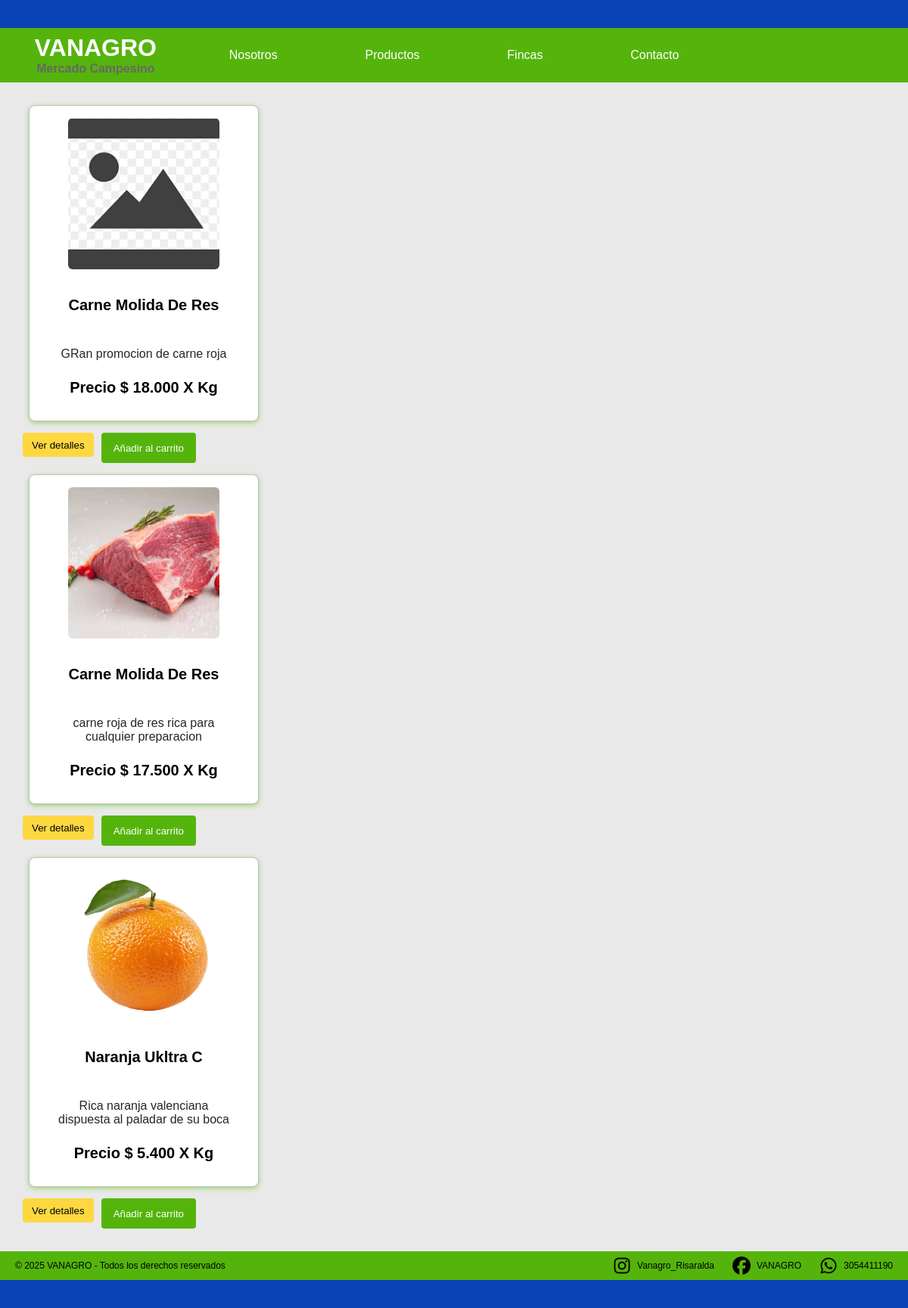
The page /Productos on the database its author committed.
### Producto/models.py (models this page shows, shortened)
class Producto(models.Model):
    UNIDAD_MEDIDA = [('Kg', 'Kilogramos'), ('Lt', 'Litros'), ('Lb', 'Libras'),('N/A', 'Sin medida'),('Und', 'Unidad'),]
    CATEGORIA = [('Frutas', 'Frutas'), ('Verduras', 'Verduras'), ('Granos', 'Granos'), ('Lácteos', 'Lácteos'), ('Carnes', 'Carnes'), ('Otros', 'Otros')]
    ESTADOS = [('borrador', 'Borrador'), ('publicado', 'Publicado')]
    productor = models.ForeignKey(CreacionProductor, on_delete=models.CASCADE, related_name='productor')
    nombre_producto = models.CharField('Nombre Producto',max_length=200)
    unidad_medida = models.CharField('Unidad de medida', max_length=50, choices=UNIDAD_MEDIDA, default='N/A')
    categoria = models.CharField('Categoría', max_length=20, choices=CATEGORIA, default='Otros')
    caducidad = models.BooleanField('¿El producto tiene fecha de caducidad?', default=False)
    fecha_elaboracion = models.DateField('Fecha de elaboración', blank=True, null=True)
    fecha_vencimiento = models.DateField('Fecha de vencimiento', blank=True, null=True)
    descripcion = models.TextField('descripción del producto', blank=True, null=True)
    precio = models.DecimalField('Precio Producto',max_digits=10, decimal_places=2, validators=[MinValueValidator(Decimal('0.00'))])
    imagen_producto = models.ImageField('Foto Producto',upload_to='productos/', blank=True, null=True)
    stock = models.PositiveIntegerField('Cantidad', default=0)
    estado_producto = models.CharField('Estado del producto', max_length=20, choices=ESTADOS, default='borrador')
    activo = models.BooleanField('Habilitado', default=True)
    fecha_creacion = models.DateTimeField('Fecha de creación', auto_now_add=True)

### Producto/views.py (the view)
def lista_productos(request):
    productos = Producto.objects.filter(
        estado_producto='publicado',
        activo=True,
        stock__gt=0
        ).select_related('productor', 'productor__user')
    print("Productos encontrados:", productos.count())
    return render(request, 'productos/lista_productos.html', {
        'productos': productos
    })

### templates/productos/lista_productos.html (shortened to what this page needs)
{% extends "productos/productos.html" %}
{% load static %}
{% block navbar %}
{% if user.is_authenticated %}
    {% include 'components/navbar-profile.html' %}
{% else %}
     {% include 'components/navbar_vanagro.html' %}
{% endif %}
{% endblock navbar %}
{% block producto %}
<div class="product-list">
    <div class="product-list__grid">
        {% for producto in productos %}
            {% include 'components/card-producto.html' %}
            <div class="buttons_cards">
                <a href="{% url 'detalle_producto' producto.id %}">
                    <button class="buttons__action--secondary">Ver detalles</button>
                </a>
                {% if user.is_authenticated %}
                    <button type="button" class="buttons__action--primary">Añadir al carrito</button>
                {% else %}
                    <a href="{% url 'inicio_vista' %}?next={{ request.path }}">
                        <button type="button" class="buttons__action--primary">Añadir al carrito</button>
                    </a>
                {% endif %}
            </div>
        {% empty %}
            <p>No hay productos disponibles.</p>
        {% endfor %}
    </div>
</div>
{% endblock producto %}

### templates/productos/productos.html (shortened to what this page needs)
<!doctype html>
<html lang="en">
  <head>
    {% load static %}
      <link rel="stylesheet" href="{% static 'css/main.css' %}" />
      <link rel="stylesheet" href="https://cdnjs.cloudflare.com/ajax/libs/font-awesome/6.5.0/css/all.min.css"/>
      <link rel="stylesheet" href="https://unpkg.com/leaflet/dist/leaflet.css" />
  </head>
  <body>
    {% block navbar %}{% endblock navbar %}
    {% block producto %}{% endblock producto %}
    {% include 'components/footer_vanagro.html' %}
  </body>
</html>

### templates/components/navbar_vanagro.html (shortened to what this page needs)
{% load static %}
<div class="logo_gov">
</div>
<header class="header-vanagro">
    <div class="navbar-vanagro__container">
        <h1 class="navbar-vanagro__title">VANAGRO
            <span class="navbar-vanagro__subtitle">Mercado Campesino</span>
        </h1>
        <nav class="navbar-vanagro">
            <ul class="navbar-vanagro__list">
                <li class="navbar-vanagro__item">
                    <a href="{% url 'inicio' %}" class="navbar-vanagro__link">Nosotros</a>
                </li>
                <li class="navbar-vanagro__item">
                    <a href="{% url 'lista_productos' %}" class="navbar-vanagro__link" >Productos</a>
                </li>
                <li class="navbar-vanagro__item">
                    <a href="" class="navbar-vanagro__link">Fincas</a>
                </li>
                <li class="navbar-vanagro__item">
                    <a href="{% url 'contactenos'%}" class="navbar-vanagro__link">Contacto</a>
                </li>
            </ul>
        </nav>
        <div class="navbar-vanagro__icons">
        </div>
    </div>
</header>

### templates/components/card-producto.html (shortened to what this page needs)
{% load humanize %}
{% load static %}
<div class="card-product">
    {% if producto.imagen_producto %}
        <img class="card-product__image" src="{{ producto.imagen_producto.url }}" alt="Foto de fica"/>
    {% else %}
        <img class="card-product__image" src="{% static 'img/products/sin_foto_2.png' %}" alt="Foto de finca"/>
    {% endif %}
    <div class="card-product__info">
        <h3 class="card-product__title">{{ producto.nombre_producto }}</h3>
        <p class="card-product__description">{{ producto.descripcion }}</p>
        <strong class="card-product__price">Precio $ {{ producto.precio|floatformat:0|intcomma }} X {{ producto.unidad_medida }}</strong>
    </div>
</div>

### templates/components/footer_vanagro.html
<footer class="footer-vanagro">
  <div class="footer-vanagro__content">
    <div class="footer-vanagro__text">
      <p class="footer-vanagro__parafo">© 2025 VANAGRO - Todos los derechos reservados</p>
    </div>
    <div class="footer-vanagro__social">
      <a href="https://www.instagram.com/" target="_blank" class="footer-vanagro__icon">
        <i class="fab fa-instagram"></i>
        <span>Vanagro_Risaralda</span>
      </a>
      <a href="https://www.facebook.com/" target="_blank" class="footer-vanagro__icon">
        <i class="fab fa-facebook"></i>
        <span>VANAGRO</span>
      </a>
      <a href="https://wa.me/573054411190" target="_blank" class="footer-vanagro__icon">
        <i class="fab fa-whatsapp"></i>
        <span>3054411190</span>
      </a>
    </div>
  </div>
  <div class="footer-vanagro__gov"></div>
</footer>

### static/css/variables.css (style rules this page uses)
:root { --primary-950: #4DB100; --primary-900: #55B40C; --primary-800: #67BC26; --primary-700: #79C43F; --primary-600: #8BCC59; --primary-500: #9DD472; --primary-400: #AEDB8C; --primary-300: #C0E3A5; --primary-200: #D2EBBF; --primary-100: #EAF3D8; --primary-50: #F6FBF2; --secundary-950:#FED638; --secundary-900:#FED841; --secundary-800:#FEDC55; --secundary-700:#FEE069; --secundary-600:#FEE47D; --secundary-500:#FEE891; --secundary-400:#FEECA5; --secundary-300:#FEF0B9; --secundary-200:#FEF4CD; --secundary-100:#FEF8E1; --secundary-50:#FEFCF5; --terciary-950: #2a1917; --terciary-900: #472f2a; --terciary-800: #5b3a35; --terciary-700: #734a42; --terciary-600: #8d5e52; --terciary-500: #a97667; --terciary-400: #c59783; --terciary-300: #dcb8a4; --terciary-200: #ecd6c9; --terciary-100: #f8eee9; --terciary-50: #fdf8f6; --white: #fff; --black: #000; --gray-950: #101010; --gray-900: #262626; --gray-800: #3B3B3B; --gray-700: #515151; --gray-600: #676767; --gray-500: #7D7D7D; --gray-400: #929292; --gray-300: #A8A8A8; --gray-200: #BEBEBE; --gray-100: #D4D4D4; --gray-50: #E9E9E9; --main-font: Helvetica, Arial, sans-serif; --fs-xxxxl: 8.0rem; --fs-xxxl: 6.4rem; --fs-xxl: 4.8rem; --fs-xl: 4.0rem; --fs-lg: 3.2rem; --fs-md: 2.4rem; --fs-sm: 2.0rem; --fs-xs: 1.6rem; --fs-xxs: 1.4rem; --fs-xxxs: 1.2rem; --pd-xs: 4px; --pd-sm: 8px; --pd-md: 16px; --pd-lg: 24px; --pd-xl: 32px; --pd-xxl: 40px; --spacing-4: 0.4rem; --spacing-8: 0.8rem; --spacing-12: 1.2rem; --spacing-16: 1.6rem; --spacing-24: 2.4rem; --spacing-32: 3.2rem; --spacing-40: 4.0rem; --spacing-48: 4.8rem; --radius-sm: 0.4rem; --radius-md: 0.8rem; --radius-lg: 1.6rem; --radius-pill: 50rem; --filter-gray-800-rgb: 59, 59, 59; --filter-gray-900-rgb: 38, 38, 38; --scream-A: 640px; --scream-B: 768px; --scream-C: 1024px; --scream-D: 1280px; --scream-E: 1536px; }

### static/css/layout.css (style rules this page uses)
html, body { height: 100%; margin: 0; }
html { margin: 0; box-sizing: border-box; font-size: 62.5%; }
*, *:before, *:after { box-sizing: inherit; }
body { font-family: var(--main-font); color: var(--black); margin: 0; padding: 0; display: grid; min-height: 100vh; grid-template-rows: auto 1fr auto ; }

### static/css/components/navbar-vanagro.css (style rules this page uses)
.header-vanagro { position: static; top: 0; width: 100%; z-index: 10; background-color: var(--primary-900); padding: 8px; }
.logo_gov { vertical-align: top; position: relative; display: flex; width: 100%; height: 37px; background-color: #0a43b6; align-items: center; justify-content: flex-start; padding-left: 20px; }
.navbar-vanagro__title { margin: 0; font-size: var(--fs-lg); text-align: center; display: flex; flex-direction: column; color: var(--white); }
.navbar-vanagro__subtitle { font-size: var(--fs-xs); color: var(--gray-600); }
.navbar-vanagro { display: flex; flex-direction: column; margin: 0 auto; width: 100%; }
.navbar-vanagro__list { display: flex; flex-direction: column; align-items: center; gap: 0; width: 100%; list-style: none; padding: 0; }
.navbar-vanagro__link { display: block; position: relative; text-align: center; padding: 8px; text-decoration: none; color: var(--white); font-size: var(--fs-xs); transition: transform 0.3s ease-in-out, color 0.3s ease; }
@media (width > 768px) { .navbar-vanagro { justify-content: center; align-items: center; } }
@media (width > 768px) { .navbar-vanagro__container { display: grid; grid-template-columns: repeat(3, 20% 60% 20%); } }
@media (width > 768px) { .navbar-vanagro__icons { display: flex; height: 56px; justify-content: space-around; align-items: center; } }
@media (width > 768px) { .navbar-vanagro__list { flex-direction: row; justify-content: space-around; margin: 0 16px; } }

### static/css/components/card-product.css (style rules this page uses)
.card-product__info { display: flex; flex-direction: column; text-align: center; gap: 8px; padding: 16px; }
.card-product { width: 95%; max-width: 320px; margin: 0 auto; display: flex; flex-direction: column; align-items: center; background-color: var(--white); border-radius: 8px; border: 1px solid var(--gray-200); padding: 16px; box-shadow: 0 2px 6px var(--primary-500); cursor: pointer; }
.card-product__image { width: 200px; height: 200px; object-fit: cover; border-radius: 6px; }
.card-product__title { font-family: var(--main-font); font-size: var(--fs-sm); }
.card-product__description { font-family: var(--main-font); margin: 16px 0; font-size: var(--fs-xs); text-align: center; color: var(--gray-900); width: 100%; }
.card-product__price { font-family: var(--main-font); font-weight: bold; color: var(--black); font-size: var(--fs-sm); }

### rows shown on the page
Producto: nombre_producto "Carne Molida De Res", descripcion "GRan promocion de carne roja", precio "18.000", unidad_medida "Kg"
Producto: imagen_producto (picture), nombre_producto "Carne Molida De Res", descripcion "carne roja de res rica para cualquier preparacion", precio "17.500", unidad_medida "Kg"
Producto: imagen_producto (picture), nombre_producto "Naranja Ukltra C", descripcion "Rica naranja valenciana dispuesta al paladar de su boca", precio "5.400", unidad_medida "Kg"
